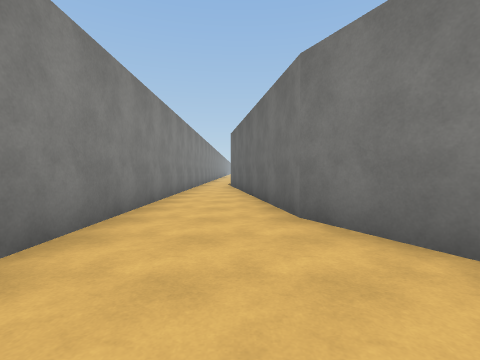
[1] (above)

16 first-person views from a walk through a Unity game level. The camera is 1.3 m above the floor, tilts 2° down and sees 85° across. The floor is counted in squares, 2 m on a side. Each view is taken from the middle of a square. On the plan, view 1 faces up. The plan holds only what a view shows up to about 9 squares ahead; the rest is blank. The place goes on beyond the plan. The player is left out. Surface patterns are stand-ins for the level's own textures.

[2]
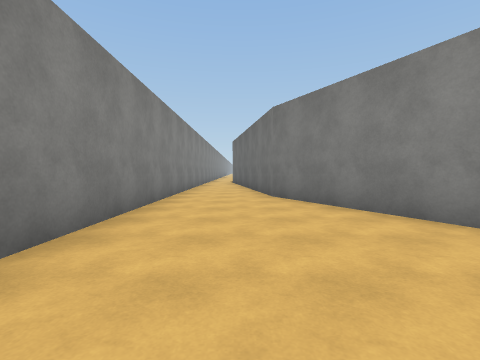

[3]
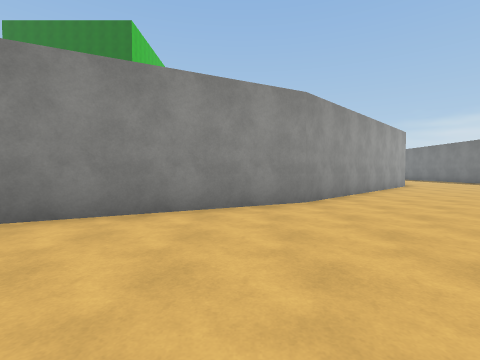

[4]
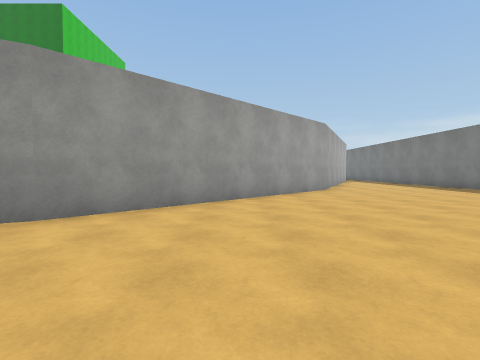

[5]
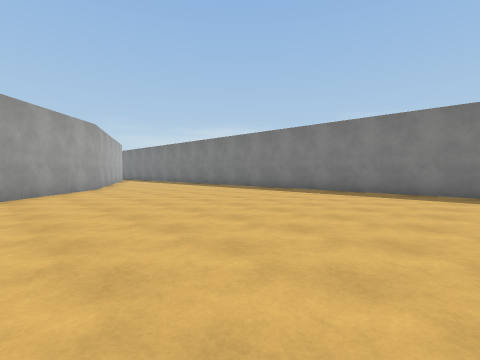

[6]
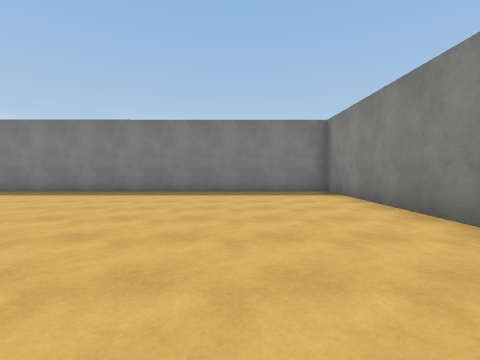

[7]
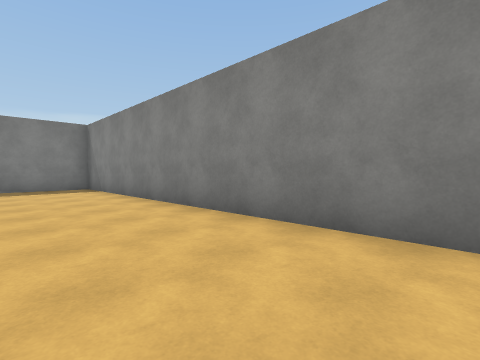

[8]
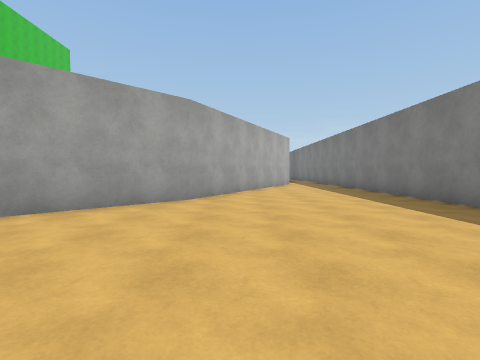

[9]
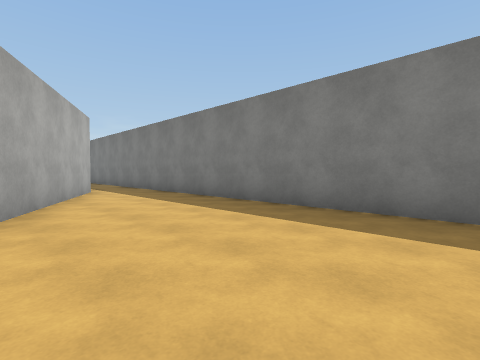

[10]
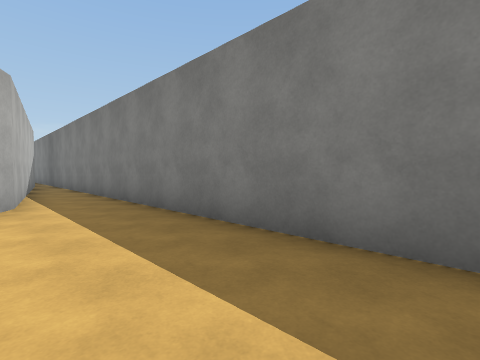

[11]
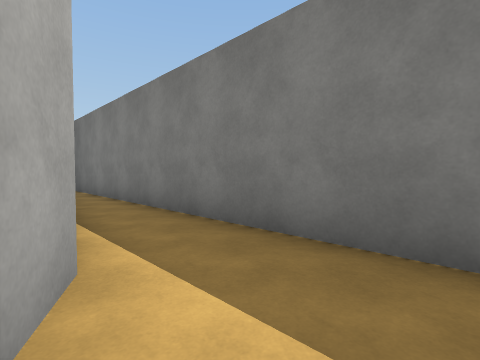

[12]
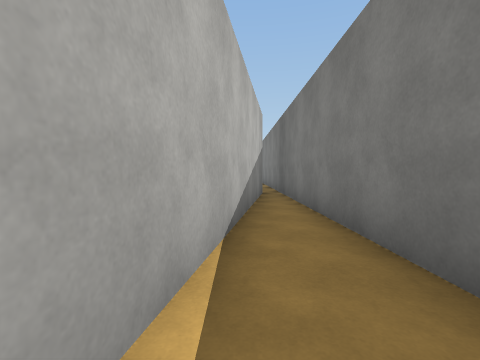

[13]
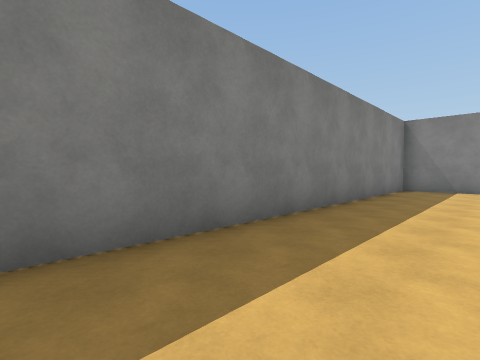

[14]
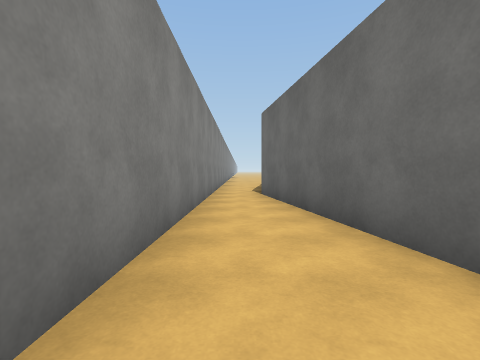

[15]
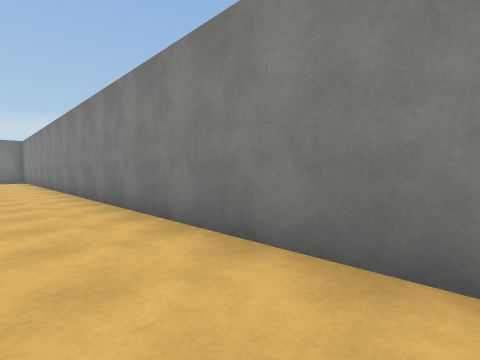

[16]
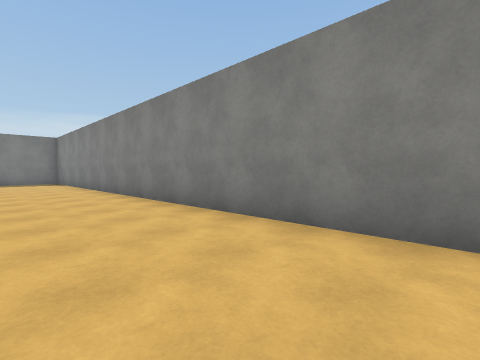

### Floor plan
Points are (right, up) in squares from view 1. A wall is a line through its corners. A room is listed if a view was taken in it or the views show most of it. See-through windows are left out.
Room 1 (views 1, 2, 3, 4, 5, 6, 7, 8, 9, 10, 11, 12, 13, 14, 15, 16)
walls: (-1.8, 9.5) (-1.7, -14.3) (26.1, -14.2); (24.6, -13.6) (16.9, -12.4) (9.9, -8.9) (4.4, -3.4) (0.8, 3.6) (-0.1, 9.5)

Where each view was taken, in squares from view 1:
view 1: 0 up, 0 right, facing up
view 2: 3 down, 0 right, facing up
view 3: 2 down, 1 left, facing right
view 4: 6 down, 1 right, facing right
view 5: 6 down, 0 right, facing down-right
view 6: 6 down, 1 right, facing down
view 7: 4 down, 1 right, facing down-left
view 8: 10 down, 4 right, facing right
view 9: 10 down, 8 right, facing down-right
view 10: 12 down, 11 right, facing down-right
view 11: 12 down, 15 right, facing down-right
view 12: 13 down, 17 right, facing right
view 13: 12 down, 8 right, facing down-left
view 14: 4 up, 1 left, facing up
view 15: 4 up, 0 right, facing down-left
view 16: 1 up, 1 right, facing down-left
